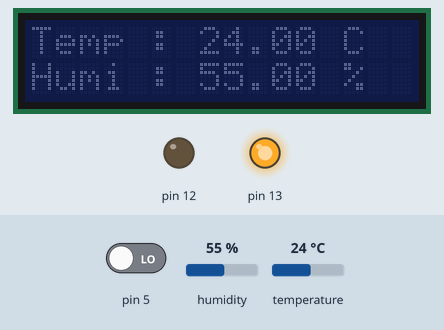
This sketch was run on a simulated Arduino Uno, built with avr-gcc and run on an emulated ATmega328P. Shown: 16×2 character LCD, output pins drawn as LEDs (lit = HIGH). The inputs (shaded band) are chosen by the test bench; at power-on: pin 5 LOW, temperature 24 °C, humidity 55 %. What the sketch prints to the serial monitor is not drawn.

Above: at 1.3 s.
1.4 s: pin 5 driven HIGH
At 2.9 s:
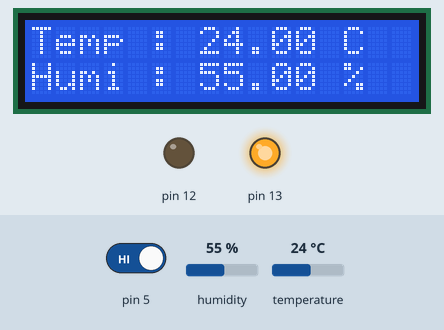
4.1 s: temperature set to 37 °C
At 4.8 s:
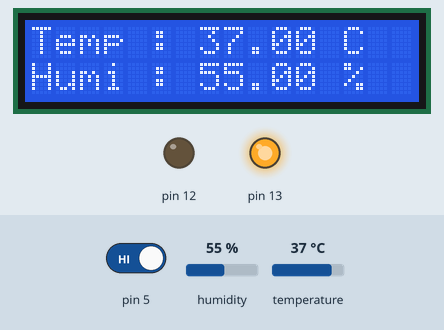
6.8 s: temperature set to 40 °C
At 9.4 s:
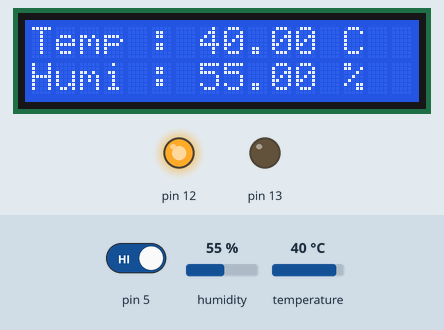
9.8 s: pin 5 driven LOW
At 10.9 s:
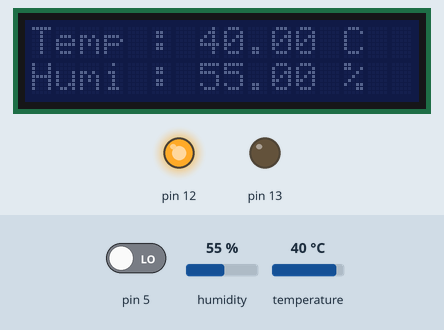
12.5 s: humidity set to 22 %
At 15.0 s:
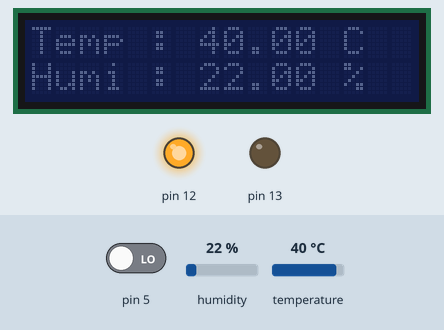
16.0 s: humidity set to 40 %
At 17.3 s:
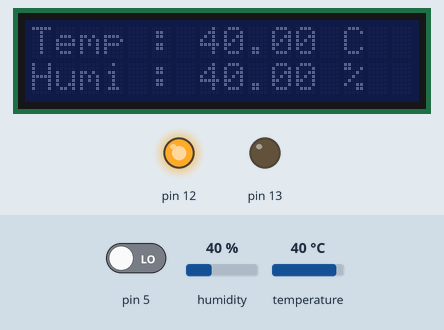
Timing chart, 0 to 19.0 s (numbered marks = the images above; inputs shaded):
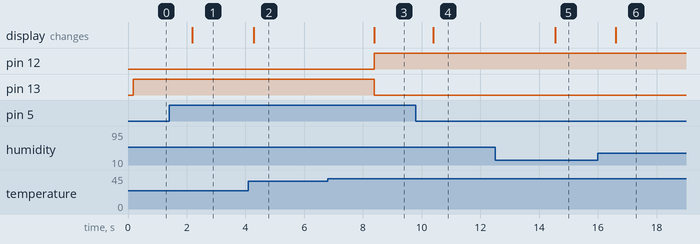

Measured:
- the behaviour switches between 38 and 39 °C on temperature (found by bisection; images 2 and 3)
- after the input at 1.4 s, the display: changes after 0.78 s (image 1)
- after the input at 4.1 s, the display: changes after 0.19 s (image 2)
- after the input at 6.8 s, pin 12: LOW → HIGH after 1.6 s; pin 13: HIGH → LOW after 1.6 s; the display: changes after 1.6 s (image 3)
- after the input at 9.8 s, the display: changes after 0.59 s (image 4)
- after the input at 12.5 s, the display: changes after 2.1 s (image 5)
- after the input at 16.0 s, the display: changes after 0.61 s (image 6)

The sketch:

Egg_Incubator.ino
```cpp
#include <Wire.h>
#include <LiquidCrystal_I2C.h>

LiquidCrystal_I2C lcd(0x27,16,2);


#include "DHT.h"
#define DHTPIN 2          // modify to the pin we connected
#define DHTTYPE DHT11    // AM2301

DHT dht(DHTPIN, DHTTYPE);


void setup()
{
  pinMode(5 , INPUT);

  lcd.init();
  lcd.init();

Serial.begin(9600);
 dht.begin();
pinMode(13,OUTPUT);
pinMode(12,OUTPUT);

Serial.println("welcome to GREEEN EYE Incubator");

}

void loop() {

  boolean buttonState = digitalRead(5);
       if (buttonState == 1)
       {   lcd.backlight();
         //  Right(5000);
       }
       else{lcd.noBacklight();}  // No any action

 float h = dht.readHumidity();
 float t = dht.readTemperature();

//lcd.backlight();


Serial.print("Temparature :  ");
Serial.print(t);

  lcd.setCursor(0,0);   // Column+1 - Row+1
  lcd.print("Temp : ");
  lcd.print(t);
  lcd.print(" C");

Serial.print("\t Humidity :  " );
Serial.print(h);
Serial.println("%" );

  lcd.setCursor(0,1);
  lcd.print("Humi : ");
  lcd.print(h);
  lcd.print(" %");

//..................................................................

if( t < 37.00)
{
   digitalWrite(13,HIGH);
   digitalWrite(12,LOW);
  }

else if ( t >=39.00)
{
  digitalWrite(13,LOW);
  digitalWrite(12,HIGH);
}


//else if ( DHT.temperature == 39.00)
//{
//  digitalWrite(13,LOW);
//  digitalWrite(12,HIGH);
//}

else if( t == 37.00 )
{
  digitalWrite(13,HIGH);
  digitalWrite(12,LOW);
  }

delay(2000);

}


//......................

void Right (int interval){
   static long prevMill = 0;
   if (((long)millis() - prevMill) >= interval){
    prevMill = millis();
    digitalWrite(12, !digitalRead(12));
  }
 }
```
